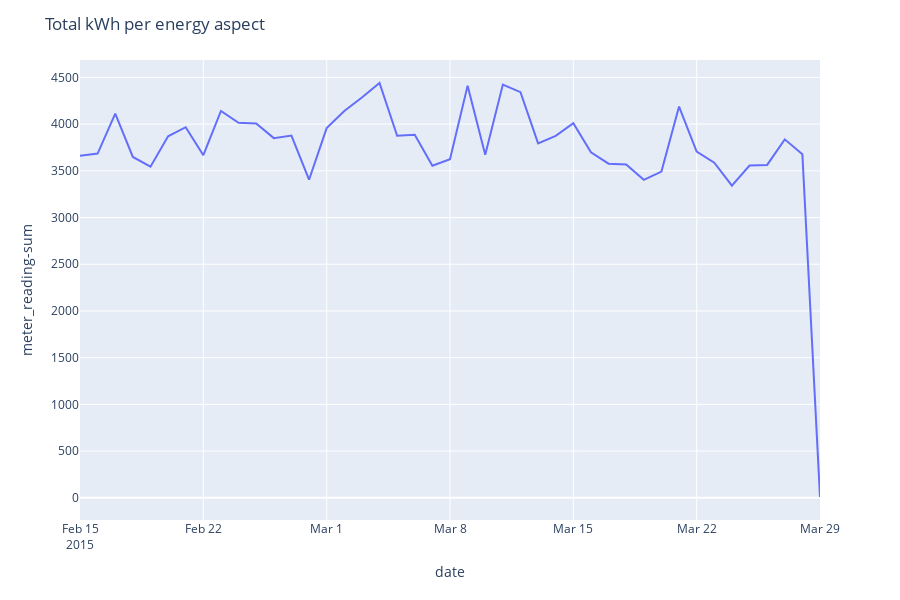

This figure's notebook cell:
### Code cell
fig_total = px.line(daily_train_agg, x='date', y='meter_reading-sum', render_mode='svg')
fig_total.update_layout(title='Total kWh per energy aspect')
fig_total.show()

### Figure 1 — Plotly figure (JSON) as saved in the notebook; plotly's stock layout.template omitted (floating-point values rounded to 4 significant figures)
{"data": [{"hoverlabel": {"namelength": 0}, "hovertemplate": "date=%{x}<br>meter_reading-sum=%{y}", "legendgroup": "", "line": {"color": "#636efa", "dash": "solid"}, "mode": "lines", "name": "", "showlegend": false, "type": "scatter", "x": ["2015-02-15", "2015-02-16", "2015-02-17", "2015-02-18", "2015-02-19", "2015-02-20", "2015-02-21", "2015-02-22", "2015-02-23", "2015-02-24", "2015-02-25", "2015-02-26", "2015-02-27", "2015-02-28", "2015-03-01", "2015-03-02", "2015-03-03", "2015-03-04", "2015-03-05", "2015-03-06", "2015-03-07", "2015-03-08", "2015-03-09", "2015-03-10", "2015-03-11", "2015-03-12", "2015-03-13", "2015-03-14", "2015-03-15", "2015-03-16", "2015-03-17", "2015-03-18", "2015-03-19", "2015-03-20", "2015-03-21", "2015-03-22", "2015-03-23", "2015-03-24", "2015-03-25", "2015-03-26", "2015-03-27", "2015-03-28", "2015-03-29"], "xaxis": "x", "y": [3661.0, 3685.0, 4112.0, 3648.0, 3544.0, 3870.0, 3967.0, 3667.0, 4141.0, 4015.0, 4007.0, 3850.0, 3878.0, 3405.0, 3957.0, 4141.0, 4285.0, 4440.0, 3875.0, 3887.0, 3554.0, 3625.0, 4412.0, 3673.0, 4424.0, 4343.0, 3794.0, 3874.0, 4009.0, 3698.0, 3576.0, 3567.0, 3404.0, 3492.0, 4189.0, 3706.0, 3588.0, 3342.0, 3556.0, 3563.0, 3837.0, 3677.0, 8.107], "yaxis": "y"}], "layout": {"height": 600, "legend": {"tracegroupgap": 0}, "margin": {"t": 60}, "title": {"text": "Total kWh per energy aspect"}, "xaxis": {"anchor": "y", "domain": [0, 1], "title": {"text": "date"}}, "yaxis": {"anchor": "x", "domain": [0, 1], "title": {"text": "meter_reading-sum"}}}}
